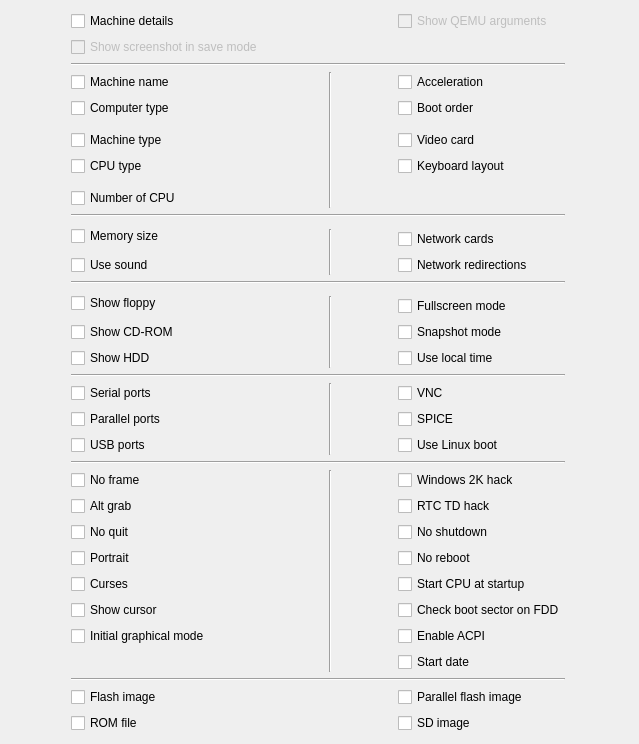
         <widget class="QWidget" name="scrollAreaWidgetContents">
          <property name="geometry">
           <rect>
            <x>0</x>
            <y>0</y>
            <width>639</width>
            <height>734</height>
           </rect>
          </property>
          <layout class="QGridLayout" name="gridLayout_2">
           <item row="0" column="0">
            <widget class="QCheckBox" name="CH_Machine_Details">
             <property name="text">
              <string>Machine details</string>
             </property>
            </widget>
           </item>
           <item row="4" column="0" colspan="3">
            <widget class="Line" name="line_24">
             <property name="orientation">
              <enum>Qt::Horizontal</enum>
             </property>
            </widget>
           </item>
           <item row="5" column="0">
            <widget class="QCheckBox" name="CH_Machine_Name">
             <property name="text">
              <string>Machine name</string>
             </property>
            </widget>
           </item>
           <item row="5" column="1" rowspan="7">
            <widget class="Line" name="line_4">
             <property name="orientation">
              <enum>Qt::Vertical</enum>
             </property>
            </widget>
           </item>
           <item row="12" column="0" colspan="3">
            <widget class="Line" name="line">
             <property name="orientation">
              <enum>Qt::Horizontal</enum>
             </property>
            </widget>
           </item>
           <item row="14" column="1" rowspan="2">
            <widget class="Line" name="line_5">
             <property name="orientation">
              <enum>Qt::Vertical</enum>
             </property>
            </widget>
           </item>
           <item row="13" column="0" rowspan="2">
            <widget class="QCheckBox" name="CH_Memory_Size">
             <property name="text">
              <string>Memory size</string>
             </property>
            </widget>
           </item>
           <item row="14" column="2">
            <widget class="QCheckBox" name="CH_Network_Cards">
             <property name="text">
              <string>Network cards</string>
             </property>
            </widget>
           </item>
           <item row="15" column="0">
            <widget class="QCheckBox" name="CH_Use_Sound">
             <property name="text">
              <string>Use sound</string>
             </property>
            </widget>
           </item>
           <item row="17" column="0" rowspan="2">
            <widget class="QCheckBox" name="CH_Show_FDD">
             <property name="text">
              <string>Show floppy</string>
             </property>
            </widget>
           </item>
           <item row="15" column="2">
            <widget class="QCheckBox" name="CH_Redirections">
             <property name="text">
              <string>Network redirections</string>
             </property>
            </widget>
           </item>
           <item row="18" column="1" rowspan="3">
            <widget class="Line" name="line_7">
             <property name="orientation">
              <enum>Qt::Vertical</enum>
             </property>
            </widget>
           </item>
           <item row="16" column="0" colspan="3">
            <widget class="Line" name="line_2">
             <property name="orientation">
              <enum>Qt::Horizontal</enum>
             </property>
            </widget>
           </item>
           <item row="18" column="2">
            <widget class="QCheckBox" name="CH_Fullscreen">
             <property name="text">
              <string>Fullscreen mode</string>
             </property>
            </widget>
           </item>
           <item row="19" column="2">
            <widget class="QCheckBox" name="CH_Snapshot">
             <property name="text">
              <string>Snapshot mode</string>
             </property>
            </widget>
           </item>
           <item row="19" column="0">
            <widget class="QCheckBox" name="CH_Show_CD">
             <property name="text">
              <string>Show CD-ROM</string>
             </property>
            </widget>
           </item>
           <item row="20" column="0">
            <widget class="QCheckBox" name="CH_Show_HDD">
             <property name="text">
              <string>Show HDD</string>
             </property>
            </widget>
           </item>
           <item row="20" column="2">
            <widget class="QCheckBox" name="CH_Localtime">
             <property name="text">
              <string>Use local time</string>
             </property>
            </widget>
           </item>
           <item row="21" column="0" colspan="3">
            <widget class="Line" name="line_12">
             <property name="orientation">
              <enum>Qt::Horizontal</enum>
             </property>
            </widget>
           </item>
           <item row="22" column="0">
            <widget class="QCheckBox" name="CH_Serial_Port">
             <property name="text">
              <string>Serial ports</string>
             </property>
            </widget>
           </item>
           <item row="22" column="1" rowspan="3">
            <widget class="Line" name="line_8">
             <property name="orientation">
              <enum>Qt::Vertical</enum>
             </property>
            </widget>
           </item>
           <item row="23" column="0">
            <widget class="QCheckBox" name="CH_Parallel_Port">
             <property name="text">
              <string>Parallel ports</string>
             </property>
            </widget>
           </item>
           <item row="22" column="2">
            <widget class="QCheckBox" name="CH_VNC">
             <property name="text">
              <string>VNC</string>
             </property>
            </widget>
           </item>
           <item row="23" column="2">
            <widget class="QCheckBox" name="CH_SPICE">
             <property name="text">
              <string>SPICE</string>
             </property>
            </widget>
           </item>
           <item row="24" column="0">
            <widget class="QCheckBox" name="CH_USB_Port">
             <property name="text">
              <string>USB ports</string>
             </property>
            </widget>
           </item>
           <item row="24" column="2">
            <widget class="QCheckBox" name="CH_Linux_Boot">
             <property name="text">
              <string>Use Linux boot</string>
             </property>
            </widget>
           </item>
           <item row="25" column="0" colspan="3">
            <widget class="Line" name="line_6">
             <property name="orientation">
              <enum>Qt::Horizontal</enum>
             </property>
            </widget>
           </item>
           <item row="26" column="0">
            <widget class="QCheckBox" name="CH_No_Frame">
             <property name="text">
              <string>No frame</string>
             </property>
            </widget>
           </item>
           <item row="26" column="2">
            <widget class="QCheckBox" name="CH_Win2K_Hack">
             <property name="text">
              <string>Windows 2K hack</string>
             </property>
            </widget>
           </item>
           <item row="26" column="1" rowspan="8">
            <widget class="Line" name="line_3">
             <property name="orientation">
              <enum>Qt::Vertical</enum>
             </property>
            </widget>
           </item>
           <item row="27" column="2">
            <widget class="QCheckBox" name="CH_RTC_TD_Hack">
             <property name="text">
              <string>RTC TD hack</string>
             </property>
            </widget>
           </item>
           <item row="27" column="0">
            <widget class="QCheckBox" name="CH_Alt_Grab">
             <property name="text">
              <string>Alt grab</string>
             </property>
            </widget>
           </item>
           <item row="28" column="0">
            <widget class="QCheckBox" name="CH_No_Quit">
             <property name="text">
              <string>No quit</string>
             </property>
            </widget>
           </item>
           <item row="28" column="2">
            <widget class="QCheckBox" name="CH_No_Shutdown">
             <property name="text">
              <string>No shutdown</string>
             </property>
            </widget>
           </item>
           <item row="29" column="0">
            <widget class="QCheckBox" name="CH_Portrait">
             <property name="text">
              <string>Portrait</string>
             </property>
            </widget>
           </item>
           <item row="29" column="2">
            <widget class="QCheckBox" name="CH_No_Reboot">
             <property name="text">
              <string>No reboot</string>
             </property>
            </widget>
           </item>
           <item row="30" column="0">
            <widget class="QCheckBox" name="CH_Curses">
             <property name="text">
              <string>Curses</string>
             </property>
            </widget>
           </item>
           <item row="30" column="2">
            <widget class="QCheckBox" name="CH_Start_CPU">
             <property name="text">
              <string>Start CPU at startup</string>
             </property>
            </widget>
           </item>
           <item row="31" column="0">
            <widget class="QCheckBox" name="CH_Show_Cursor">
             <property name="text">
              <string>Show cursor</string>
             </property>
            </widget>
           </item>
           <item row="31" column="2">
            <widget class="QCheckBox" name="CH_Check_Boot_on_FDD">
             <property name="text">
              <string>Check boot sector on FDD</string>
             </property>
            </widget>
           </item>
           <item row="32" column="0">
            <widget class="QCheckBox" name="CH_Init_Graphical_Mode">
             <property name="text">
              <string>Initial graphical mode</string>
             </property>
            </widget>
           </item>
           <item row="32" column="2">
            <widget class="QCheckBox" name="CH_ACPI">
             <property name="text">
              <string>Enable ACPI</string>
             </property>
            </widget>
           </item>
           <item row="33" column="2">
            <widget class="QCheckBox" name="CH_Start_Date">
             <property name="text">
              <string>Start date</string>
             </property>
            </widget>
           </item>
           <item row="34" column="0" colspan="3">
            <widget class="Line" name="line_9">
             <property name="orientation">
              <enum>Qt::Horizontal</enum>
             </property>
            </widget>
           </item>
           <item row="35" column="0">
            <widget class="QCheckBox" name="CH_MTDBlock">
             <property name="text">
              <string>Flash image</string>
             </property>
            </widget>
           </item>
           <item row="35" column="2">
            <widget class="QCheckBox" name="CH_PFlash">
             <property name="text">
              <string>Parallel flash image</string>
             </property>
            </widget>
           </item>
           <item row="36" column="0">
            <widget class="QCheckBox" name="CH_ROM_File">
             <property name="text">
              <string>ROM file</string>
             </property>
            </widget>
           </item>
           <item row="36" column="2">
            <widget class="QCheckBox" name="CH_SD_Image">
             <property name="text">
              <string>SD image</string>
             </property>
            </widget>
           </item>
           <item row="11" column="0">
            <widget class="QCheckBox" name="CH_Number_of_CPU">
             <property name="text">
              <string>Number of CPU</string>
             </property>
            </widget>
           </item>
           <item row="6" column="0">
            <widget class="QCheckBox" name="CH_Computer_Type">
             <property name="text">
              <string>Computer type</string>
             </property>
            </widget>
           </item>
           <item row="8" column="2">
            <widget class="QCheckBox" name="CH_Video_Card">
             <property name="text">
              <string>Video card</string>
             </property>
            </widget>
           </item>
           <item row="5" column="2">
            <widget class="QCheckBox" name="CH_Machine_Accelerator">
             <property name="text">
              <string>Acceleration</string>
             </property>
            </widget>
           </item>
           <item row="6" column="2">
            <widget class="QCheckBox" name="CH_Boot_Priority">
             <property name="text">
              <string>Boot order</string>
             </property>
            </widget>
           </item>
           <item row="9" column="2">
            <widget class="QCheckBox" name="CH_Keyboard_Layout">
             <property name="text">
              <string>Keyboard layout</string>
             </property>
            </widget>
           </item>
           <item row="8" column="0">
            <widget class="QCheckBox" name="CH_Machine_Type">
             <property name="text">
              <string>Machine type</string>
             </property>
            </widget>
           </item>
           <item row="9" column="0">
            <widget class="QCheckBox" name="CH_CPU_Type">
             <property name="text">
              <string>CPU type</string>
             </property>
            </widget>
           </item>
           <item row="0" column="2">
            <widget class="QCheckBox" name="CH_Show_QEMU_Args">
             <property name="enabled">
              <bool>false</bool>
             </property>
             <property name="sizePolicy">
              <sizepolicy hsizetype="Maximum" vsizetype="Fixed">
               <horstretch>0</horstretch>
               <verstretch>0</verstretch>
              </sizepolicy>
             </property>
             <property name="text">
              <string>Show QEMU arguments</string>
             </property>
            </widget>
           </item>
           <item row="3" column="0">
            <widget class="QCheckBox" name="CH_Show_Screenshot_in_Save_Mode">
             <property name="enabled">
              <bool>false</bool>
             </property>
             <property name="sizePolicy">
              <sizepolicy hsizetype="Maximum" vsizetype="Fixed">
               <horstretch>0</horstretch>
               <verstretch>0</verstretch>
              </sizepolicy>
             </property>
             <property name="text">
              <string>Show screenshot in save mode</string>
             </property>
            </widget>
           </item>
          </layout>
         </widget>
